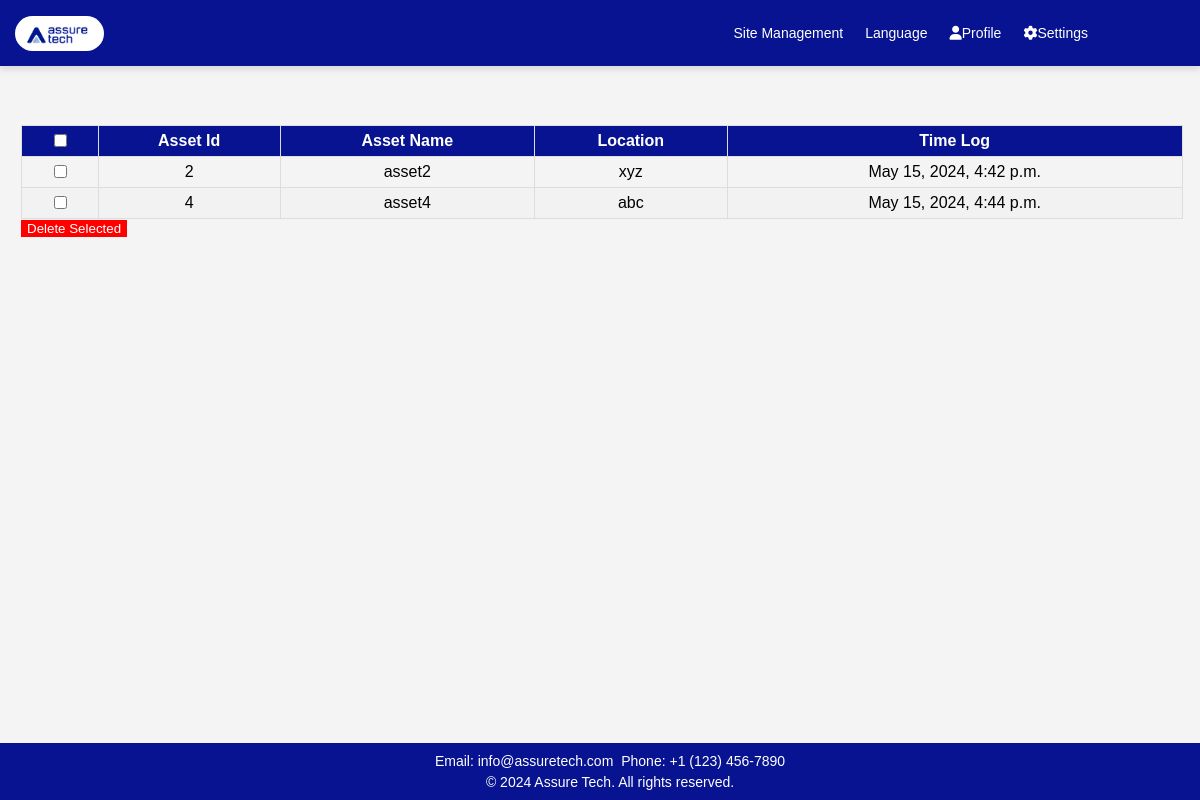
Before: /exit/ with the older database file.
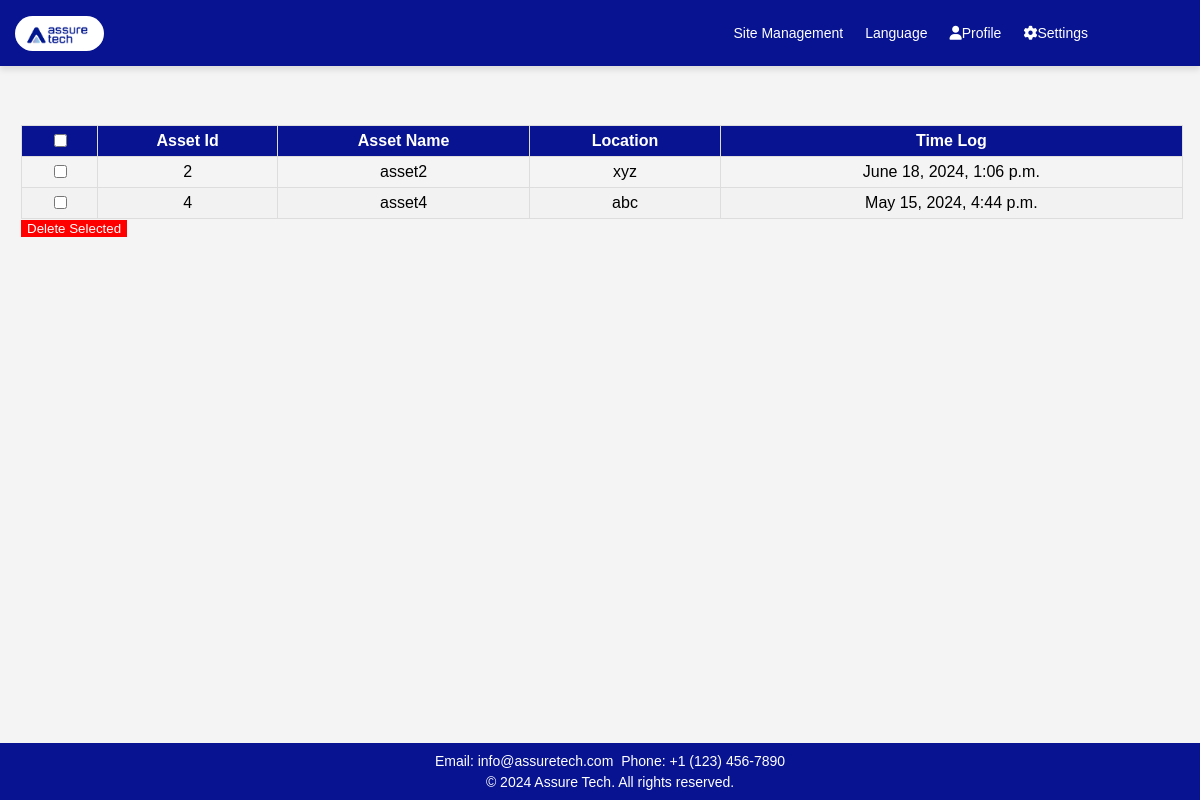
After: the same page with the newer database file.
### app1/models.py (models this page shows, shortened)
class Asset(models.Model):
    asset_id = models.IntegerField(unique=True)
    picture = models.ImageField(upload_to='asset_pictures/', blank=True, null=True)
    asset_name = models.CharField(max_length=255)
    tag_id = models.IntegerField(unique=True)
    footage = models.ImageField(upload_to='assets_footage/', blank=True, null=True,verbose_name= 'Footage')
    description = models.CharField(max_length=500)
    asset_category = models.CharField(max_length=50)
    STATUS_CHOICES = [
        ('active', 'Active'),
        ('inactive', 'Inactive'),
    ]
    status = models.CharField(max_length=50, choices=STATUS_CHOICES)
    location = models.CharField(max_length=100)
    time_log = models.DateTimeField(auto_now=True)

### app1/views.py (the view)
# urls.py: path('exit/',views.exit,name='exit'),
def exit(request):
    assets = Asset.objects.filter(status='inactive')
    return render(request, 'app1/exit_status.html', {'assets': assets})

### app1/templates/app1/exit_status.html (shortened to what this page needs)
<!DOCTYPE html>
<html lang="en">
<head>
    {% load static %}
    <link rel="stylesheet" href="https://cdnjs.cloudflare.com/ajax/libs/font-awesome/6.0.0/css/all.min.css">
</head>
<body>
    <header>
        <a class="logo" href="#"><img src="{% static 'app1/images/logo.jpg' %}" alt="Logo"></a>
        <nav class="nav">
            <div class="dropdown">
                <a href="{% url 'sites' %}">Site Management</a>
            </div>
            <div class="dropdown">
                <a href="#" class="dropbtn">Language</a>
            </div>
            <div class="dropdown">
                <a href="#" class="dropbtn"><i class="fas fa-user"></i>Profile</a>
            </div>
            <div class="dropdown">
                <a href="#" class="dropbtn"><i class="fas fa-cog"></i>Settings</a>
            </div>
        </nav>
    </header>
    <div class="main-container">
        <div class="main-content">
            <form method="post" action="{% url 'delete_selected1' %}">
            <table>
                <thead>
                    <tr>
                        <th><input type="checkbox" onClick="toggleAll(this)"></th>
                        <th>Asset Id</th>
                        <th>Asset Name</th>
                        <th>Location</th>
                        <th>Time Log</th>
                    </tr>
                </thead>
                <tbody>
                    {% for asset in assets %}
                    <tr>
                        <td><input type="checkbox" name="selected_recordings" value="{{ asset.pk }}"></td>
                        <td>{{ asset.asset_id }}</td>
                        <td>{{ asset.asset_name }}</td>
                        <td>{{ asset.location }}</td>
                        <td>{{ asset.time_log }}</td>
                    </tr>
                    {% endfor %}
                </tbody>
            </table>
            <button type="submit" class="delete-btn">Delete Selected</button>
        </div>
        </div>
        <footer>
            <p>Email: info@assuretech.com</p>
            <p>Phone: +1 (123) 456-7890</p>
            <div class="footer-bottom">
                <p>&copy; 2024 Assure Tech. All rights reserved.</p>
            </div>
        </footer>
</body>
</html>

### app1/templates/app1/exit_status.html (style rules this page uses)
body { font-family: 'Verdana', sans-serif; width: 100%; margin: 0; padding-top: 10vh; background: #f4f4f4; box-sizing: border-box; height: 800px; }
header { background-color: #071390; color: white; text-align: center; padding: 15px 0; position: fixed; top: 0; width: 100%; z-index: 1000; display: flex; justify-content: space-between; align-items: center; box-shadow: 0px 4px 6px rgba(0, 0, 0, 0.1); }
.nav a { color: white; padding: 10px 10px; font-size: 14px; text-decoration: none; display: inline-block; margin-right: 2px; transition: color 0.3s ease; }
.nav { display: flex; align-items: center; margin-right: 100px; }
.logo img { max-height: 35px; margin-left: 15px; float: left; border-radius: 20px; }
.dropdown { display: inline-block; position: relative; text-align: center; }
footer { position: fixed; bottom: 0; width: 100%; background-color: #071390; color: white; text-align: center; padding: 10px; z-index: 1000; font-size: 14px; }
footer h4, footer p { white-space: nowrap; margin: 0; padding: 2px; display: inline; }
.footer-bottom { white-space: nowrap; padding-top: 5px; }
.footer-bottom p { margin: 0; }
.main-container { display: flex; }
.main-content { margin-left: 1px; padding: 20px; width: 95%; margin-right: 20px; }
table { width: 102%; border-collapse: collapse; margin-top: 25px; }
th, td { border: 1px solid #ddd; padding: 5px; text-align: center; }
th { background-color: #071390; color: white; text-align: center; }
tr:nth-child(even) { background-color: #f2f2f2; }
.delete-btn { background-color: red; color: white; border: none; }

Changed rows visible on the page:
changed Asset "asset2": time_log "May 15, 2024, 4:42 p.m." → "June 18, 2024, 1:06 p.m."
